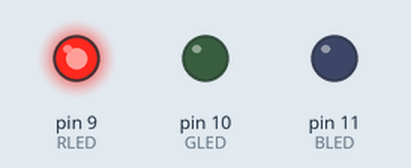
Bench run of a sketch on a simulated Arduino Uno, built with avr-gcc and run on an emulated ATmega328P. Shown: output pins drawn as LEDs (lit = HIGH).

Above: at 0.5 s.
At 2.5 s:
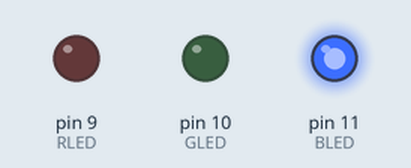
At 10.5 s:
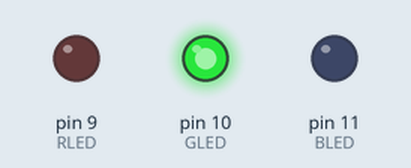
Timing chart, 0 to 11.7 s (numbered marks = the images above):
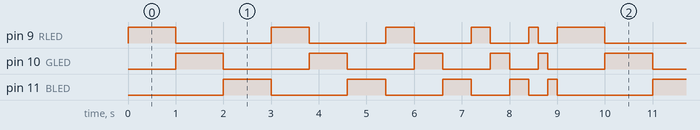

Measured:
- by itself, pin 9 (RLED): repeats every 9.0 s: LOW 2.0 s, HIGH 0.80 s, LOW 1.6 s, HIGH 0.60 s, LOW 1.2 s, HIGH 0.40 s, LOW 0.80 s, HIGH 0.20 s, LOW 0.40 s, HIGH 1.0 s
- by itself, pin 10 (GLED): repeats every 9.0 s: LOW 1.8 s, HIGH 0.80 s, LOW 1.4 s, HIGH 0.60 s, LOW 1.0 s, HIGH 0.40 s, LOW 0.60 s, HIGH 0.20 s, LOW 1.2 s, HIGH 1.0 s
- by itself, everything shown: repeats every 9.0 s, in 15 steps

The sketch:

led-RGB.ino
```cpp
const int RLED = 9;
const int GLED = 10;
const int BLED = 11;

void setup() {
  pinMode(RLED, OUTPUT); // 9, 10, 11번을 출력으로 사용하겠다.
  pinMode(GLED, OUTPUT);
  pinMode(BLED, OUTPUT);
}

void loop() {
  for(int i=1000 ; i >= 200 ; i -= 200){
    digitalWrite(RLED, HIGH);
    digitalWrite(GLED, LOW);
    digitalWrite(BLED, LOW);

    delay(i);

    digitalWrite(RLED, LOW);
    digitalWrite(GLED, HIGH);
    digitalWrite(BLED, LOW);

    delay(i);

    digitalWrite(RLED, LOW);
    digitalWrite(GLED, LOW);
    digitalWrite(BLED, HIGH);

    delay(i);
  }

}
```
